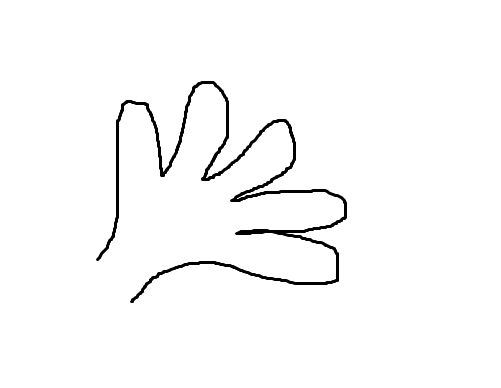
#> input picture images/hand.png, 501 x 388 px
$ python convexHull.py   (older library calls are emulated)
#> lines starting #> are read from the running program, lines starting #| are printed output that depends on the picture; after the words box and inside, x2 and y2 are one past the last pixel; in counts of white or black regions, pixels touching at a corner belong together
# convex Hull이란 contours point를 모두 포함하는 볼록한 외관선을 의미
import cv2
from matplotlib import pyplot as plt

img = cv2.imread('../images/hand.png')
#> img is the input picture: shape (388, 501, 3); min 0, max 255, mean 249.7
img1 = img.copy()

imgray = cv2.cvtColor(img, cv2.COLOR_BGR2GRAY)
ret, thresh = cv2.threshold(imgray, 127, 255, 0)
#> thresh: shape (388, 501); 97.9% white; 1 black region

image, contours, hierachy = cv2.findContours(thresh, cv2.RETR_TREE, cv2.CHAIN_APPROX_SIMPLE)
#> contours = 2 contours; box (x1, y1, x2, y2) and area: (0, 0, 501, 388) 193500, (95, 80, 348, 304) 5268

cnt = contours[1] # 1이 손모양 주변의 contour
#> cnt = contour of 940 points, box (x1, y1, x2, y2) (95, 80, 348, 304), area 5268
hull = cv2.convexHull(cnt)
#> hull = contour of 21 points, box (x1, y1, x2, y2) (95, 80, 348, 304), area 43595

cv2.drawContours(img1, [hull], 0, (0, 255, 0), 3)
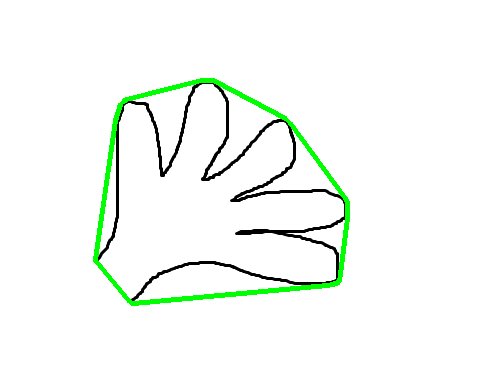
#> img1: shape (388, 501, 3); 1.95% of pixels changed, all inside (x1, y1, x2, y2) = (93, 78, 350, 306)

titles = ['Original', 'Convex Hull']
images = [img, img1]

for i in range(2):
    plt.subplot(1, 2, i + 1), plt.title(titles[i]), plt.imshow(images[i])
    plt.xticks([]), plt.yticks([])

plt.show()
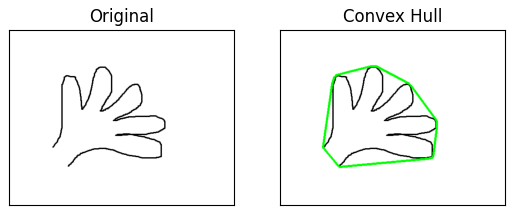
#> figure drawn by matplotlib, 2 panels
